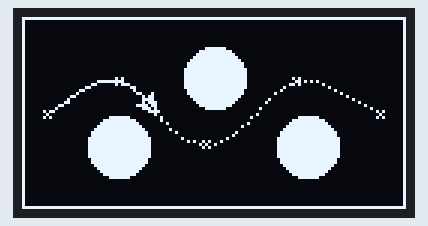
Simulated run of this sketch. Board: Arduino Uno, built with avr-gcc and run on an emulated ATmega328P. Parts: 128×64 one-colour display. What the sketch prints to the serial monitor is not drawn.

Above: at 2.82 s.
At 6.05 s:
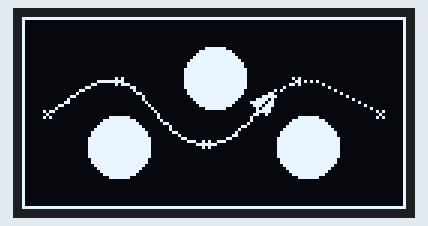
At 9.1 s:
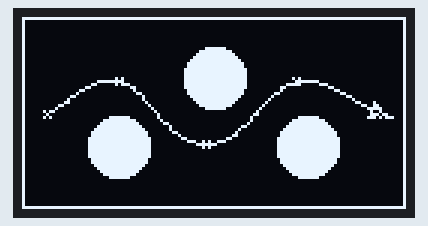

The sketch:

oled_path.ino
```cpp
/*
 * oled_path.ino - draws the planned path on a 0.96" SSD1306 OLED (128 x 64, I2C)
 * and drives a small car along it.
 *
 * Wiring (Arduino Uno or Nano): OLED VCC -> 5V, GND -> GND, SDA -> A4, SCL -> A5.
 * Libraries (Library Manager): "Adafruit SSD1306" and "Adafruit GFX Library".
 * The path comes from path_data.h, which run_all.m writes: 120 points evenly
 * spaced along the Bezier path, so the car moves at a constant speed, and the
 * heading at each point (the direction of the tangent vector).
 */
#include <Adafruit_GFX.h>
#include <Adafruit_SSD1306.h>
#include <Wire.h>
#include "path_data.h"

Adafruit_SSD1306 display(128, 64, &Wire, -1);

static void drawScene(uint8_t upto)
{
    display.clearDisplay();
    display.drawRect(0, 0, 128, 64, SSD1306_WHITE);                  // the room
    for (uint8_t i = 0; i < OBST_N; i++)
        display.fillCircle(pgm_read_byte(&OBST[i][0]), pgm_read_byte(&OBST[i][1]),
                           pgm_read_byte(&OBST[i][2]), SSD1306_WHITE);
    for (uint8_t i = 0; i < WAYPOINT_N; i++) {                      // waypoints as small crosses
        int x = pgm_read_byte(&WAYPOINT[i][0]), y = pgm_read_byte(&WAYPOINT[i][1]);
        display.drawPixel(x, y, SSD1306_WHITE);
        display.drawPixel(x - 1, y - 1, SSD1306_WHITE); display.drawPixel(x + 1, y + 1, SSD1306_WHITE);
        display.drawPixel(x - 1, y + 1, SSD1306_WHITE); display.drawPixel(x + 1, y - 1, SSD1306_WHITE);
    }
    for (uint8_t i = 0; i < PATH_N; i += 2)                          // the path, dotted
        display.drawPixel(pgm_read_byte(&PATH_X[i]), pgm_read_byte(&PATH_Y[i]), SSD1306_WHITE);
    for (uint8_t i = 1; i <= upto; i++)                              // the part already driven, solid
        display.drawLine(pgm_read_byte(&PATH_X[i - 1]), pgm_read_byte(&PATH_Y[i - 1]),
                         pgm_read_byte(&PATH_X[i]), pgm_read_byte(&PATH_Y[i]), SSD1306_WHITE);
}

static void drawCar(uint8_t i)
{
    // a triangle pointing along the tangent: heading 0..255 = one turn, y up in the world
    float a = pgm_read_byte(&PATH_HEADING[i]) * (2 * PI / 256.0);
    float cx = pgm_read_byte(&PATH_X[i]), cy = pgm_read_byte(&PATH_Y[i]);
    float dx = cos(a), dy = -sin(a);                                 // screen y points down
    display.fillTriangle(cx + 5 * dx, cy + 5 * dy,
                         cx - 3 * dx - 3 * dy, cy - 3 * dy + 3 * dx,
                         cx - 3 * dx + 3 * dy, cy - 3 * dy - 3 * dx, SSD1306_INVERSE);
}

void setup()
{
    Serial.begin(115200);
    if (!display.begin(SSD1306_SWITCHCAPVCC, 0x3C)) {
        Serial.println(F("SSD1306 not found at 0x3C: check the wiring"));
        for (;;) { }
    }
    Serial.println(F("oled_path: drawing the planned path"));
}

void loop()
{
    for (uint8_t i = 0; i < PATH_N; i++) {
        drawScene(i);
        drawCar(i);
        display.display();
        delay(40);                                                   // about 5 s per run
    }
    delay(1000);
}
```

Source omitted: path_data.h (data table, 2212 bytes)

Measured:
- by itself, everything shown: repeats every 10.0 s, in 118 steps
- what the display in image 2 shows lasts 1.1 s, from 9.0 s to 10.1 s
